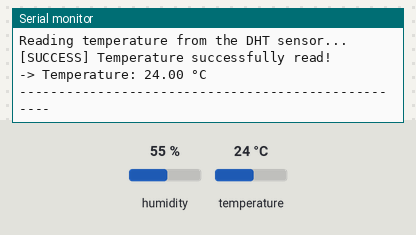
A sketch run on a simulated Arduino Uno, built with avr-gcc and run on an emulated ATmega328P. On the bench: the last lines printed to the serial monitor. Inputs (shaded band) come from the test bench; at power-on: temperature 24 °C, humidity 55 %.

Above: at 1.3 s.
1.4 s: temperature set to 12 °C
At 2.39 s:
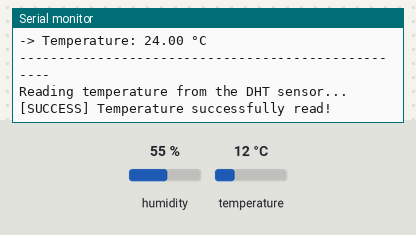
4.2 s: temperature set to 19 °C
At 4.54 s:
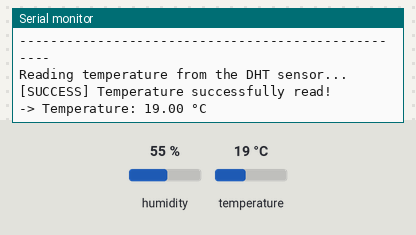
Timing chart, 0 to 7.2 s (numbered marks = the images above; inputs shaded):
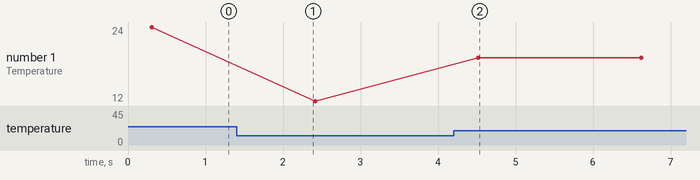

The sketch:

Temperature_Logger.ino
```cpp
#include <Adafruit_Sensor.h>
#include <DHT.h>
#include <DHT_U.h>

#define DHTPIN A0
#define DHTTYPE DHT11

DHT dht(DHTPIN, DHTTYPE);

void setup() {
  Serial.begin(9600);
  Serial.println("========== Temperature Reading Program ==========");
  Serial.println("This program reads temperature from the DHT11 sensor.");

  dht.begin();
  Serial.println("DHT sensor initialized. Ready to read temperature!");
  Serial.println("---------------------------------------------------");
}

void loop() {
  Serial.println("Reading temperature from the DHT sensor...");

  float temperature = dht.readTemperature();

  if (isnan(temperature)) {
    Serial.println("[ERROR] Failed to read temperature from the DHT sensor!");
    Serial.println("Possible issues: check the wiring or the sensor itself.");
    delay(2000);
    return;
  }

  Serial.println("[SUCCESS] Temperature successfully read!");
  Serial.print("-> Temperature: ");
  Serial.print(temperature);
  Serial.println(" °C");

  Serial.println("---------------------------------------------------");

  delay(2000);
}
```

Measured:
- after the input at 4.2 s, the serial monitor: prints a new line after 0.32 s (image 2)
- plotted number 1: 24 → 12 after the input at 1.4 s, 12 → 19 after the input at 4.2 s
